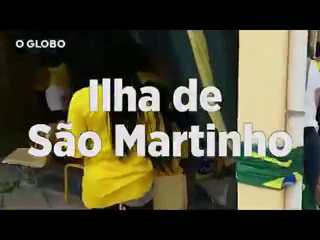
#> input picture frame 64 of examples/videos/input_25fps.mp4, 320 x 240 px, given in place of the camera
$ python process_webcam.py
#> lines starting #> are read from the running program, lines starting #| are printed output that depends on the picture
### src/sk_video_stimulus/extractor.py
#!/usr/bin/env python3
"""Streaming extraction of low-level video stimulus features.

The module implements the video branch described in emotional-state-agents:

    frame -> 15 spatial components per region
          -> fast/slow temporal differences
          -> one signed global winner x_t
          -> oscillation features: activity, anxiety, tempo, deviation

The frame encoder is intentionally lightweight. With the default 256x256
input and a 4x4 region grid, every region is 64x64 and every internal cell is
16x16. NumPy therefore computes all cell sums with one reshape and reduction;
there are no Python loops over pixels.

Dependencies for the core classes:

    python -m pip install numpy pillow

OpenCV is needed only by the command-line video/camera reader:

    python -m pip install opencv-python

Example:

    python video_feature_extractor.py input.mp4 --output features.csv

The output x_t is divided by the fixed theoretical range of a region and is
therefore normally in [-1, 1]. This is a fixed geometric scale, not adaptive
normalization from the current video.
"""

from __future__ import annotations

import argparse
import csv
import json
import math
from collections import deque
from dataclasses import asdict, dataclass
from datetime import datetime, timezone
from pathlib import Path
from typing import Any, Deque, Iterable, Literal, Sequence

import numpy as np
from PIL import Image


ColorOrder = Literal["rgb", "bgr", "gray"]


@dataclass(frozen=True)
class SpatialEncoderConfig:
    """Configuration of the per-frame spatial and temporal encoder."""

    image_size: int = 256
    region_rows: int = 4
    region_cols: int = 4
    inner_grid: int = 4
    fps: float = 25.0
    baseline_tau_seconds: float = 1.0
    peripheral_weight: float = 0.65
    input_color_order: ColorOrder = "bgr"
    normalize_output: bool = True

    def validate(self) -> None:
        if self.image_size < 16:
            raise ValueError("image_size must be at least 16")
        if self.region_rows < 1 or self.region_cols < 1:
            raise ValueError("region grid dimensions must be positive")
        if self.inner_grid != 4:
            raise ValueError("the current 15-component basis requires inner_grid=4")
        row_divisor = self.region_rows * self.inner_grid
        col_divisor = self.region_cols * self.inner_grid
        if self.image_size % row_divisor or self.image_size % col_divisor:
            raise ValueError(
                "image_size must be divisible by region_rows*4 and region_cols*4"
            )
        if self.fps <= 0:
            raise ValueError("fps must be positive")
        if self.baseline_tau_seconds <= 0:
            raise ValueError("baseline_tau_seconds must be positive")
        if not 0 < self.peripheral_weight <= 1:
            raise ValueError("peripheral_weight must be in (0, 1]")
        if self.input_color_order not in {"rgb", "bgr", "gray"}:
            raise ValueError("input_color_order must be rgb, bgr, or gray")


@dataclass(frozen=True)
class OscillationConfig:
    """Configuration of the sliding-window oscillation analyzer."""

    fps: float = 25.0
    window_seconds: float = 4.0
    warmup_seconds: float = 1.0
    peak_threshold: float = 0.04
    min_peak_distance_seconds: float = 0.12

    def validate(self) -> None:
        if self.fps <= 0:
            raise ValueError("fps must be positive")
        if self.window_seconds <= 0:
            raise ValueError("window_seconds must be positive")
        if not 0 <= self.warmup_seconds <= self.window_seconds:
            raise ValueError("warmup_seconds must be in [0, window_seconds]")
        if not 0 <= self.peak_threshold <= 1:
            raise ValueError("peak_threshold must be in [0, 1]")
        if self.min_peak_distance_seconds < 0:
            raise ValueError("min_peak_distance_seconds must be non-negative")


@dataclass(frozen=True)
class OscillationFeatures:
    """Four raw video proto-features produced from the current signal window.

    activity is signed and bounded to [-1, 1]. Deviation is RMS signal power
    in [0, 1] for a normalized input. Tempo is the number of significant
    positive/negative extrema per second. Anxiety combines signal power,
    direction changes and irregularity; it is intentionally left on a raw
    non-negative scale for later calibration against a fixed video profile.
    """

    timestamp: float
    ready: bool
    samples: int
    events: int
    activity: float
    anxiety: float
    tempo: float
    deviation: float


@dataclass(frozen=True)
class VideoFeatureSample:
    """One streaming result for one input frame."""

    frame_index: int
    timestamp: float
    x_t: float
    ready: bool
    activity: float
    anxiety: float
    tempo: float
    deviation: float
    events: int


VIDEO_FEATURE_NAMES = ("activity", "anxiety", "tempo", "deviation")

# The order is the same as in the emotional-state model and its audio matrix.
EMOTION_ORDER = (
    "disappointment",
    "sadness",
    "annoyance",
    "neutral",
    "disapproval",
    "realization",
    "nervousness",
    "approval",
    "joy",
    "anger",
    "embarrassment",
    "caring",
    "remorse",
    "disgust",
    "grief",
    "confusion",
    "relief",
    "desire",
    "admiration",
    "optimism",
    "fear",
    "love",
    "excitement",
    "curiosity",
    "amusement",
    "surprise",
    "gratitude",
    "pride",
)

# Rows are emotions, columns are activity/anxiety/tempo. The symbols reproduce
# the interpretation table used for audio. ``±`` is not an unknown sign: it
# ignores direction and contributes the absolute feature magnitude ``|s_j|``.
_VIDEO_MATRIX_SYMBOLS: dict[str, tuple[str, str, str]] = {
    "disappointment": ("-", "0", "0"),
    "sadness": ("-", "0", "-"),
    "annoyance": ("+", "+", "+"),
    "neutral": ("0", "0", "0"),
    "disapproval": ("-", "0", "±"),
    "realization": ("0", "-", "-"),
    "nervousness": ("+", "+", "+"),
    "approval": ("0", "-", "-"),
    "joy": ("+", "±", "+"),
    "anger": ("+", "+", "+"),
    "embarrassment": ("±", "+", "±"),
    "caring": ("±", "-", "±"),
    "remorse": ("-", "0", "-"),
    "disgust": ("-", "0", "±"),
    "grief": ("-", "0", "-"),
    "confusion": ("±", "+", "±"),
    "relief": ("-", "-", "-"),
    "desire": ("+", "±", "±"),
    "admiration": ("+", "-", "0"),
    "optimism": ("+", "-", "0"),
    "fear": ("+", "+", "+"),
    "love": ("+", "±", "±"),
    "excitement": ("+", "±", "+"),
    "curiosity": ("+", "±", "+"),
    "amusement": ("+", "0", "0"),
    "surprise": ("+", "±", "+"),
    "gratitude": ("0", "-", "0"),
    "pride": ("+", "0", "0"),
}


@dataclass(frozen=True)
class VideoNeutralProfile:
    """Mean raw features measured on one reference neutral video."""

    activity: float
    anxiety: float
    tempo: float
    deviation: float
    ready_samples: int
    source: str | None = None
    created_at_utc: str | None = None
    spatial_config: dict[str, Any] | None = None
    oscillation_config: dict[str, Any] | None = None
    format_version: int = 1

    # [48 lines left out: functions validate, save, load, assert_compatible, not called in this run]


class VideoNeutralProfileBuilder:
    """Accumulate ready feature windows and save their arithmetic mean."""

    def __init__(self) -> None:
        self._values: list[tuple[float, float, float, float]] = []

    @property
    def ready_samples(self) -> int:
        return len(self._values)

    # [36 lines left out: functions update, build, not called in this run]


@dataclass(frozen=True)
class NormalizedVideoFeatures:
    """Calibrated matrix input s_video and non-negative stimulus strength."""

    activity: float
    anxiety: float
    tempo: float
    deviation: float

    # [4 lines left out: function matrix_input, not called in this run]


class VideoFeatureNormalizer:
    """Center raw video features on a fixed non-zero neutral profile."""

    # [46 lines left out: functions __init__, transform, not called in this run]


@dataclass(frozen=True)
class VideoProtoEmotionResult:
    normalized: NormalizedVideoFeatures
    potential: np.ndarray
    correction: np.ndarray


class VideoProtoEmotionMapper:
    """Apply the audio-compatible interpretation matrix to video features."""

    # [51 lines left out: functions __init__, transform, not called in this run]


def _build_spatial_masks() -> np.ndarray:
    """Return the 15 non-DC signed 4x4 masks as float32 [15, 4, 4]."""

    basis = np.asarray(
        [
            [1, 1, 1, 1],
            [1, 1, -1, -1],
            [1, -1, -1, 1],
            [1, -1, 1, -1],
        ],
        dtype=np.float32,
    )
    masks = []
    for row_index in range(4):
        for col_index in range(4):
            if row_index == 0 and col_index == 0:
                continue
            masks.append(np.outer(basis[row_index], basis[col_index]))
    return np.stack(masks, axis=0).astype(np.float32, copy=False)


def _build_region_weights(
    rows: int,
    cols: int,
    peripheral_weight: float,
) -> np.ndarray:
    """Create a fixed radial center-priority map with max weight exactly 1."""
#> in main, frame is the input picture: shape (240, 320, 3); mean B, G, R 57.7, 78.1, 80

    y = (np.arange(rows, dtype=np.float32) + 0.5) / rows - 0.5
    x = (np.arange(cols, dtype=np.float32) + 0.5) / cols - 0.5
    yy, xx = np.meshgrid(y, x, indexing="ij")
    distance = np.sqrt(xx * xx + yy * yy)
    minimum = float(distance.min())
    maximum = float(distance.max())
    if math.isclose(minimum, maximum):
        weights = np.ones_like(distance, dtype=np.float32)
    else:
        closeness = 1.0 - (distance - minimum) / (maximum - minimum)
        weights = peripheral_weight + (1.0 - peripheral_weight) * closeness
    return weights.reshape(-1).astype(np.float32, copy=False)


class FrameSignalExtractor:
    """Convert each frame into one signed strongest-change value x_t."""

    def __init__(self, config: SpatialEncoderConfig | None = None) -> None:
        self.config = config or SpatialEncoderConfig()
        self.config.validate()
        self.masks = _build_spatial_masks()
        self.region_weights = _build_region_weights(
            self.config.region_rows,
            self.config.region_cols,
            self.config.peripheral_weight,
        )
        region_height = self.config.image_size // self.config.region_rows
        region_width = self.config.image_size // self.config.region_cols
        self.region_area = float(region_height * region_width)
        self.previous_mu: np.ndarray | None = None
        self.baseline_mu: np.ndarray | None = None
        self.previous_timestamp: float | None = None

    @property
    def region_count(self) -> int:
        return self.config.region_rows * self.config.region_cols

    # [4 lines left out: function reset, not called in this run]

    def _resize_gray(self, frame: Any, color_order: ColorOrder) -> np.ndarray:
        """Return a 256x256 float32 grayscale image in [0, 1]."""
#> called with color_order = 'bgr'

        if isinstance(frame, Image.Image):
            image = frame.convert("L")
            image = image.resize(
                (self.config.image_size, self.config.image_size),
                Image.Resampling.BILINEAR,
            )
            return np.asarray(image, dtype=np.float32) / 255.0

        array = np.asarray(frame)
        if array.ndim == 2:
            gray = array
        elif array.ndim == 3 and array.shape[2] in {1, 3, 4}:
            if array.shape[2] == 1:
                gray = array[..., 0]
            else:
                rgb = array[..., :3]
                if color_order == "bgr":
                    rgb = rgb[..., ::-1]
                elif color_order == "gray":
                    raise ValueError("gray color order requires a 2D or one-channel frame")
                if np.issubdtype(rgb.dtype, np.floating):
                    maximum = float(np.nanmax(rgb)) if rgb.size else 0.0
                    if maximum <= 1.0:
                        rgb = np.clip(rgb, 0.0, 1.0) * 255.0
                    rgb = np.clip(rgb, 0.0, 255.0).astype(np.uint8)
                else:
                    rgb = np.clip(rgb, 0, 255).astype(np.uint8)
                image = Image.fromarray(rgb, mode="RGB").convert("L")
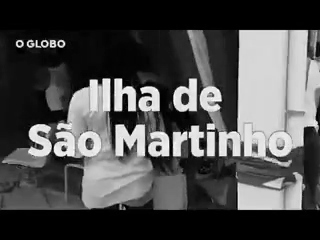
#> image: PIL image 320x240 L; min 0, max 255, mean 76.3
                image = image.resize(
                    (self.config.image_size, self.config.image_size),
                    Image.Resampling.BILINEAR,
                )
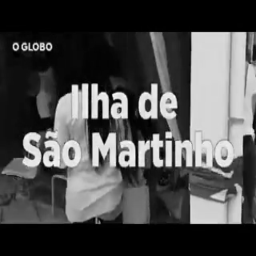
#> image: PIL image 256x256 L; min 0, max 252, mean 76.3
                return np.asarray(image, dtype=np.float32) / 255.0
        else:
            raise ValueError(
                "frame must be a PIL image or an array shaped [H,W], [H,W,1/3/4]"
            )

        gray = np.asarray(gray)
        if np.issubdtype(gray.dtype, np.floating):
            maximum = float(np.nanmax(gray)) if gray.size else 0.0
            if maximum <= 1.0:
                prepared = np.clip(gray, 0.0, 1.0).astype(np.float32)
            else:
                prepared = (np.clip(gray, 0.0, 255.0) / 255.0).astype(np.float32)
            image = Image.fromarray(prepared, mode="F")
            image = image.resize(
                (self.config.image_size, self.config.image_size),
                Image.Resampling.BILINEAR,
            )
            return np.clip(np.asarray(image, dtype=np.float32), 0.0, 1.0)

        image = Image.fromarray(np.clip(gray, 0, 255).astype(np.uint8), mode="L")
        image = image.resize(
            (self.config.image_size, self.config.image_size),
            Image.Resampling.BILINEAR,
        )
        return np.asarray(image, dtype=np.float32) / 255.0

    def encode_frame_to_mu(
        self,
        frame: Any,
        color_order: ColorOrder | None = None,
    ) -> np.ndarray:
        """Encode one image into [regions, 15] signed spatial components."""

        order = color_order or self.config.input_color_order
        gray = self._resize_gray(frame, order)
        rows = self.config.region_rows
        cols = self.config.region_cols
        inner = self.config.inner_grid
        cell_height = self.config.image_size // (rows * inner)
        cell_width = self.config.image_size // (cols * inner)

        # [region_y, cell_y, pixel_y, region_x, cell_x, pixel_x]
        cells = gray.reshape(
            rows,
            inner,
            cell_height,
            cols,
            inner,
            cell_width,
        ).sum(axis=(2, 5), dtype=np.float32)
        # [region_y, region_x, cell_y, cell_x] -> [R, 4, 4]
        masses = cells.transpose(0, 2, 1, 3).reshape(self.region_count, inner, inner)
        return np.einsum("rab,iab->ri", masses, self.masks, optimize=True).astype(
            np.float32,
            copy=False,
        )

    # [8 lines left out: function _baseline_alpha, not called in this run]

    def process_frame(
        self,
        frame: Any,
        timestamp: float | None = None,
        color_order: ColorOrder | None = None,
    ) -> float:
        """Process one frame and return one signed global winner x_t.

        Fast and slow candidates, all fixed regions, and all 15 spatial
        components participate in one global argmax by absolute magnitude.
        The winner's sign is preserved.
        """

        current_mu = self.encode_frame_to_mu(frame, color_order=color_order)
        if self.previous_mu is None:
            self.previous_mu = current_mu.copy()
            self.baseline_mu = current_mu.copy()
            self.previous_timestamp = timestamp
            return 0.0

        assert self.baseline_mu is not None
        fast = current_mu - self.previous_mu
        slow = current_mu - self.baseline_mu
        weights = self.region_weights[:, None]
        candidates = np.stack((fast * weights, slow * weights), axis=0)
        winner_flat = int(np.argmax(np.abs(candidates)))
        x_raw = float(candidates.reshape(-1)[winner_flat])

        alpha = self._baseline_alpha(timestamp)
        self.baseline_mu = (
            (1.0 - alpha) * self.baseline_mu + alpha * current_mu
        ).astype(np.float32, copy=False)
        self.previous_mu = current_mu.copy()
        self.previous_timestamp = timestamp

        if not self.config.normalize_output:
            return x_raw
        # Every non-DC mask has 8 positive and 8 negative cells. The maximum
        # difference between two frames is therefore one full region area.
        return float(np.clip(x_raw / self.region_area, -1.0, 1.0))

    # [29 lines left out: functions state_dict, load_state_dict, not called in this run]


class OscillationFeatureExtractor:
    """Extract activity/anxiety/tempo/deviation from a rolling x_t window."""

    def __init__(self, config: OscillationConfig | None = None) -> None:
        self.config = config or OscillationConfig()
        self.config.validate()
        self.buffer: Deque[tuple[float, float]] = deque()
        self._next_timestamp = 0.0

    def reset(self) -> None:
        self.buffer.clear()
        self._next_timestamp = 0.0

    def _timestamp(self, timestamp: float | None) -> float:
        if timestamp is None:
            result = self._next_timestamp
            self._next_timestamp += 1.0 / self.config.fps
            return result
        result = float(timestamp)
        if self.buffer and result <= self.buffer[-1][0]:
            raise ValueError("timestamps must be strictly increasing")
        self._next_timestamp = result + 1.0 / self.config.fps
        return result

    # [37 lines left out: functions _find_events, _zero_crossing_rate, not called in this run]

    def update(
        self,
        x_t: float,
        timestamp: float | None = None,
    ) -> OscillationFeatures:
        current_time = self._timestamp(timestamp)
        value = float(np.clip(x_t, -1.0, 1.0))
        self.buffer.append((current_time, value))
        cutoff = current_time - self.config.window_seconds
        while self.buffer and self.buffer[0][0] < cutoff:
            self.buffer.popleft()

        times = np.fromiter((item[0] for item in self.buffer), dtype=np.float64)
        values = np.fromiter((item[1] for item in self.buffer), dtype=np.float32)
        duration = float(times[-1] - times[0]) if len(times) > 1 else 0.0
        ready = duration >= self.config.warmup_seconds
        if not ready:
            return OscillationFeatures(
                timestamp=current_time,
                ready=False,
                samples=len(values),
                events=0,
                activity=0.0,
                anxiety=0.0,
                tempo=0.0,
                deviation=0.0,
            )

        events = self._find_events(times, values)
        deviation = float(np.sqrt(np.mean(np.square(values), dtype=np.float64)))

        # Signed mean change plus a smaller contour-trend term. Multiplication
        # by duration makes the slope contribution independent of window units.
        centered_time = times - float(times.mean())
        denominator = float(np.dot(centered_time, centered_time))
        if denominator > 1e-12:
            slope = float(np.dot(centered_time, values - float(values.mean())) / denominator)
        else:
            slope = 0.0
        activity = float(np.clip(float(values.mean()) + 0.25 * slope * duration, -1.0, 1.0))

        tempo = len(events) / max(duration, 1e-8)
        zero_crossing_rate = self._zero_crossing_rate(times, values)
        alternation = 0.0
        interval_cv = 0.0
        if len(events) >= 2:
            event_values = values[events]
            alternation = float(
                np.mean(np.signbit(event_values[1:]) != np.signbit(event_values[:-1]))
            )
            intervals = np.diff(times[events])
            mean_interval = float(intervals.mean())
            if len(intervals) >= 2 and mean_interval > 1e-8:
                interval_cv = float(intervals.std(ddof=0) / mean_interval)

        # Raw non-negative instability score. It intentionally remains
        # uncalibrated; a fixed deployment profile maps it to the matrix input.
        anxiety = deviation * (
            zero_crossing_rate
            + tempo * alternation
            + min(interval_cv, 3.0)
        )
        return OscillationFeatures(
            timestamp=current_time,
            ready=True,
            samples=len(values),
            events=len(events),
            activity=activity,
            anxiety=float(anxiety),
            tempo=float(tempo),
            deviation=float(np.clip(deviation, 0.0, 1.0)),
        )

    # [18 lines left out: functions state_dict, load_state_dict, not called in this run]


class VideoFeatureExtractor:
    """Complete streaming frame -> x_t -> four proto-feature pipeline."""

    def __init__(
        self,
        spatial_config: SpatialEncoderConfig | None = None,
        oscillation_config: OscillationConfig | None = None,
    ) -> None:
        spatial = spatial_config or SpatialEncoderConfig()
        oscillation = oscillation_config or OscillationConfig(fps=spatial.fps)
        if not math.isclose(spatial.fps, oscillation.fps):
            raise ValueError("spatial and oscillation FPS must match")
        self.frame_encoder = FrameSignalExtractor(spatial)
        self.oscillation = OscillationFeatureExtractor(oscillation)
        self.frame_index = 0

    # [4 lines left out: function reset, not called in this run]

    def process_frame(
        self,
        frame: Any,
        timestamp: float | None = None,
        color_order: ColorOrder | None = None,
    ) -> VideoFeatureSample:
        if timestamp is None:
            timestamp = self.frame_index / self.frame_encoder.config.fps
        x_t = self.frame_encoder.process_frame(
            frame,
            timestamp=timestamp,
            color_order=color_order,
        )
#> x_t = 0
#> (the rest of the program and of its run is left out)
